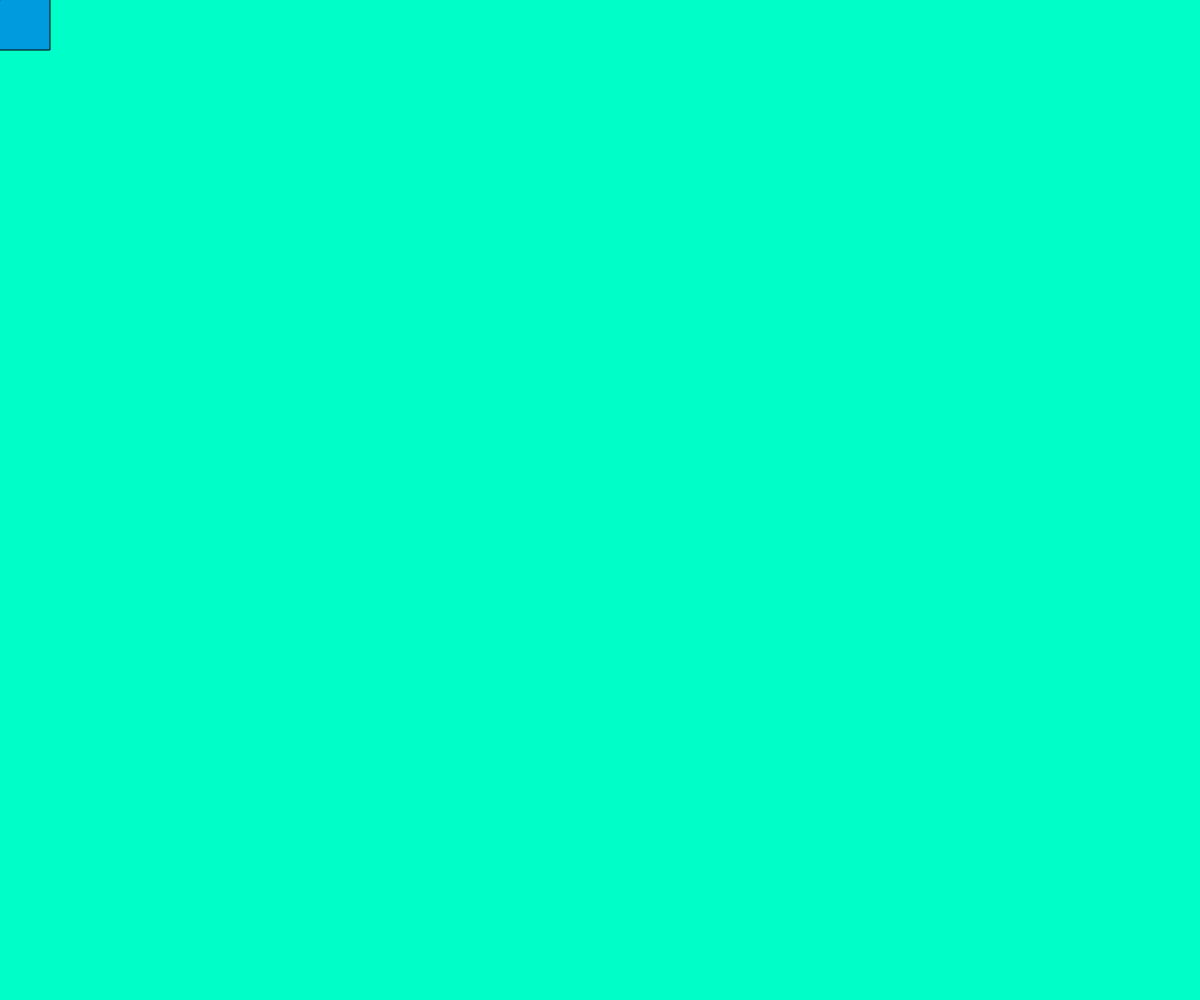
Frame 1 (no input)
Frame 60 (no input): identical to frame 1, image omitted
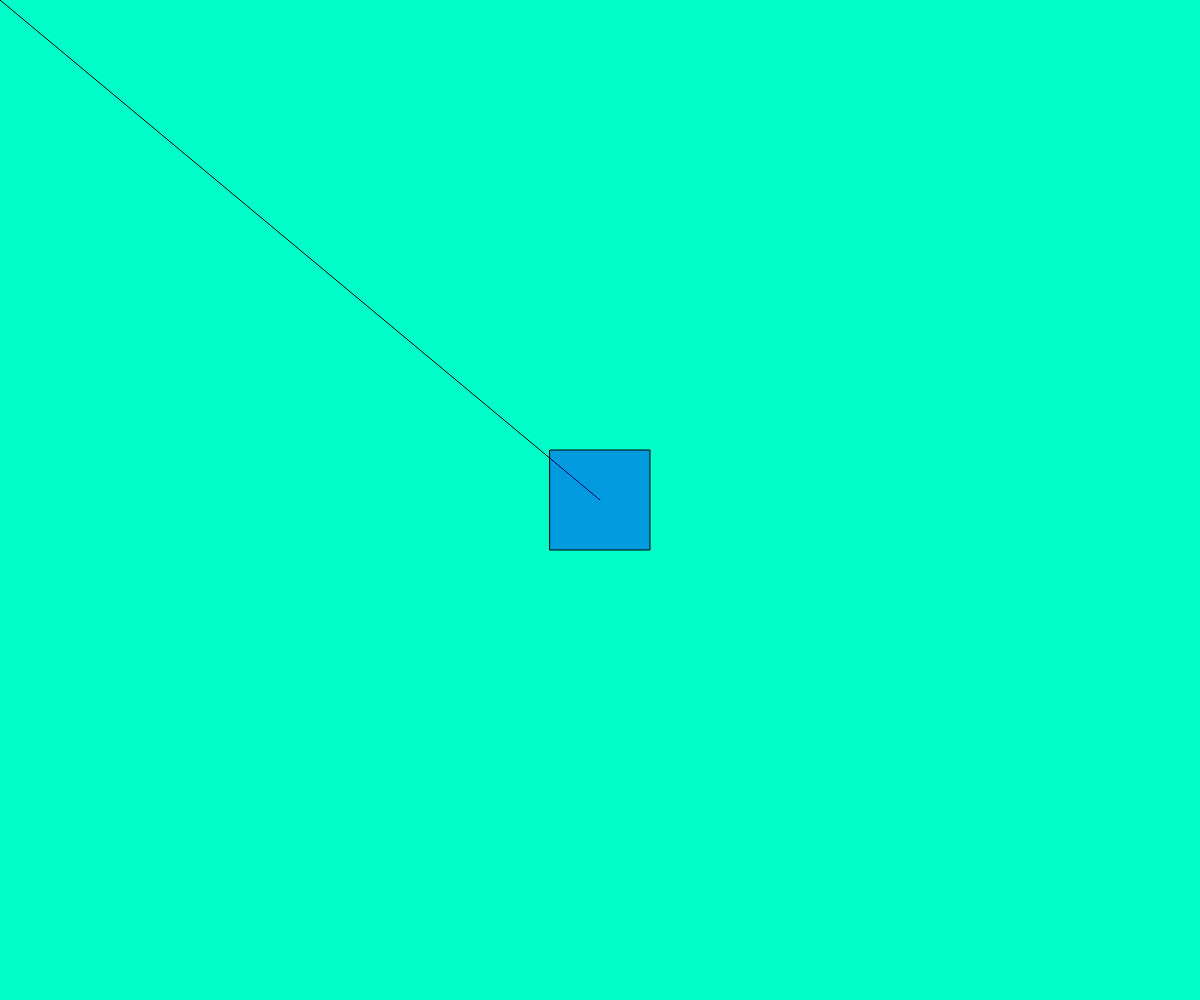
Frame 120 (the mouse pressed at the canvas centre since frame 60)

The p5.js sketch that drew these frames (run headless with seeded random() and noise() and a simulated clock; from frame 60 on, the mouse is pressed at the canvas centre):

// p5.js sketch
// ── sketch.js
var x = [];
var y = [];

function setup() {
    createCanvas(windowWidth, windowHeight);
    rectMode(CENTER);
    fill(0, 0, 255, 100);
}

function draw() {
        background(0, 255, 200);
        
        line(0, 0, mouseX, mouseY);
        
        rect(mouseX, mouseY, 100, 100);
        
        beginShape();
        for(var i = 0; i<x.length; i++){
            vertex(x[i], y[i]);
            text(i, x[i], y[i]);
            
        }
        endShape(CLOSE);

}

function mouseReleased(){
    x.push(mouseX);
    y.push(mouseY);
    
}
